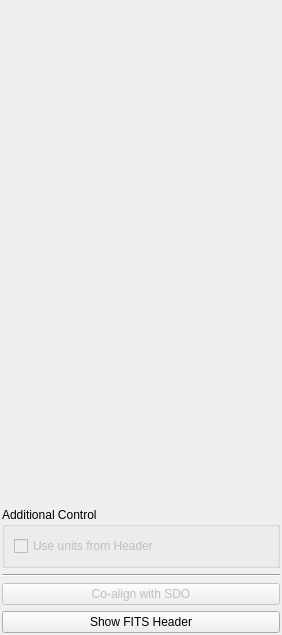
<?xml version="1.0" encoding="UTF-8"?>
<ui version="4.0">
 <class>fitst_tab</class>
 <widget class="QWidget" name="fitst_tab">
  <property name="geometry">
   <rect>
    <x>0</x>
    <y>0</y>
    <width>282</width>
    <height>635</height>
   </rect>
  </property>
  <property name="sizePolicy">
   <sizepolicy hsizetype="Expanding" vsizetype="Expanding">
    <horstretch>0</horstretch>
    <verstretch>0</verstretch>
   </sizepolicy>
  </property>
  <property name="windowTitle">
   <string>Form</string>
  </property>
  <layout class="QVBoxLayout" name="verticalLayout" stretch="0,0,0,0,0">
   <property name="leftMargin">
    <number>2</number>
   </property>
   <property name="topMargin">
    <number>2</number>
   </property>
   <property name="rightMargin">
    <number>2</number>
   </property>
   <property name="bottomMargin">
    <number>2</number>
   </property>
   <item>
    <spacer name="verticalSpacer">
     <property name="orientation">
      <enum>Qt::Vertical</enum>
     </property>
     <property name="sizeHint" stdset="0">
      <size>
       <width>20</width>
       <height>40</height>
      </size>
     </property>
    </spacer>
   </item>
   <item>
    <widget class="QGroupBox" name="groupBox">
     <property name="minimumSize">
      <size>
       <width>0</width>
       <height>45</height>
      </size>
     </property>
     <property name="title">
      <string>Additional Control</string>
     </property>
     <layout class="QVBoxLayout" name="verticalLayout_2">
      <item>
       <widget class="QCheckBox" name="fits_useUnits_checkBox">
        <property name="enabled">
         <bool>false</bool>
        </property>
        <property name="text">
         <string>Use units from Header</string>
        </property>
        <property name="checkable">
         <bool>true</bool>
        </property>
       </widget>
      </item>
     </layout>
    </widget>
   </item>
   <item>
    <widget class="Line" name="line_2">
     <property name="orientation">
      <enum>Qt::Horizontal</enum>
     </property>
    </widget>
   </item>
   <item>
    <widget class="QPushButton" name="fits_alignWithSDO_button">
     <property name="enabled">
      <bool>false</bool>
     </property>
     <property name="text">
      <string>Co-align with SDO</string>
     </property>
    </widget>
   </item>
   <item>
    <widget class="QPushButton" name="fits_showHeader_button">
     <property name="text">
      <string>Show FITS Header</string>
     </property>
    </widget>
   </item>
  </layout>
 </widget>
 <resources/>
 <connections/>
</ui>
